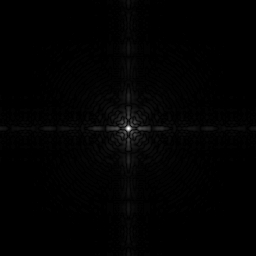
#> input picture images/spettro.jpg, 256 x 256 px, found by its file name
$ python log_pwr.py
#> lines starting #> are read from the running program, lines starting #| are printed output that depends on the picture
import skimage.io as io
import matplotlib.pyplot as plt
import scipy.ndimage as ndi
import numpy as np
from skimage.exposure import histogram

def negative(x):
    return 255-x

def fshs(x):
    m=np.min(x)
#> m = 0
    M=np.max(x)
#> M = 2.41
    return 255*(x-m)/(M-m)
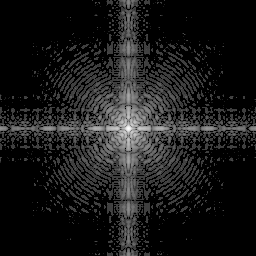
#> returned value: shape (256, 256) float64; min 0, max 255, mean 26.1

def main():
    plt.close('all')
    x=np.float64(io.imread('images/spettro.jpg'))

    #gamma=0.3
    #y=fshs(x**gamma)
    y=fshs(np.log10(x+1))

    n,b=histogram(x,nbins=256)
#> n = 256 values, max 43948 at index 0, min 0 at index 60, mean 256; b = 256 values from 0.498 to 254.5
    plt.figure(1)
    plt.bar(b,n)
    plt.axis([0,255,0,1.1*np.max(n)])

    n,b=histogram(y,nbins=256)
#> n = 256 values, max 43948 at index 0, min 0 at index 1, mean 256
    plt.figure(2)
    plt.bar(b,n)
    plt.axis([0,255,0,1.1*np.max(n)])

    plt.figure(3)
    plt.subplot(1,2,1)
    plt.imshow(x,clim=[0,255],cmap='gray')
    plt.subplot(1,2,2)
    plt.imshow(y,clim=[0,255],cmap='gray')

    plt.tight_layout()
    plt.show()
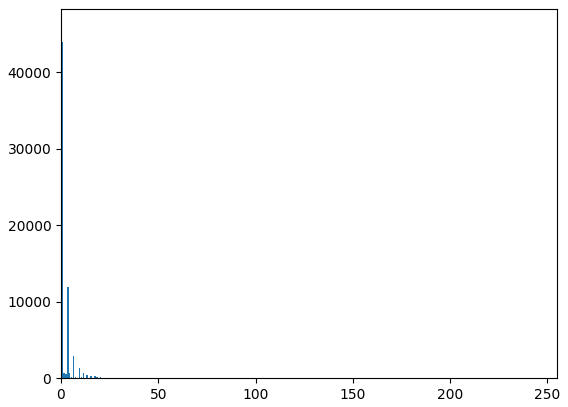
#> figure drawn by matplotlib, 1 panel; tallest bar 43948 high, from x = 0.098 to 0.898
#> figure, not shown here; tallest bar 43948 high, from x = 0.098 to 0.898
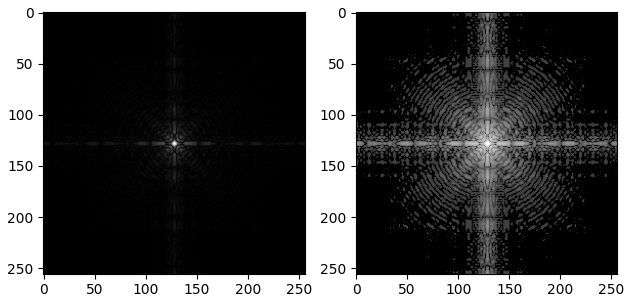
#> figure drawn by matplotlib, 2 panels

if __name__=='__main__':
    main()
